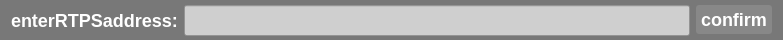
<?xml version="1.0" encoding="UTF-8"?>
<ui version="4.0">
 <class>Form</class>
 <widget class="QWidget" name="Form">
  <property name="geometry">
   <rect>
    <x>0</x>
    <y>0</y>
    <width>783</width>
    <height>40</height>
   </rect>
  </property>
  <property name="minimumSize">
   <size>
    <width>0</width>
    <height>40</height>
   </size>
  </property>
  <property name="maximumSize">
   <size>
    <width>16777215</width>
    <height>41</height>
   </size>
  </property>
  <property name="windowTitle">
   <string>Form</string>
  </property>
  <property name="windowIcon">
   <iconset resource="../apprcc.qrc">
    <normaloff>:/img/icon/实时视频流解析.png</normaloff>:/img/icon/实时视频流解析.png</iconset>
  </property>
  <property name="styleSheet">
   <string notr="true">#Form{background:rgba(120,120,120,255)}</string>
  </property>
  <layout class="QHBoxLayout" name="horizontalLayout">
   <property name="topMargin">
    <number>5</number>
   </property>
   <property name="bottomMargin">
    <number>5</number>
   </property>
   <item>
    <widget class="QLabel" name="label">
     <property name="minimumSize">
      <size>
       <width>0</width>
       <height>30</height>
      </size>
     </property>
     <property name="maximumSize">
      <size>
       <width>16777215</width>
       <height>30</height>
      </size>
     </property>
     <property name="styleSheet">
      <string notr="true">QLabel{font-family: &quot;Microsoft YaHei&quot;;
font-size: 18px;
font-weight: bold;
color:white;}</string>
     </property>
     <property name="text">
      <string>enterRTPSaddress:</string>
     </property>
    </widget>
   </item>
   <item>
    <widget class="QLineEdit" name="rtspEdit">
     <property name="minimumSize">
      <size>
       <width>0</width>
       <height>31</height>
      </size>
     </property>
     <property name="styleSheet">
      <string notr="true">background-color: rgb(207, 207, 207);</string>
     </property>
    </widget>
   </item>
   <item>
    <widget class="QPushButton" name="rtspButton">
     <property name="styleSheet">
      <string notr="true">QPushButton{font-family: &quot;Microsoft YaHei&quot;;
font-size: 18px;
font-weight: bold;
color:white;
text-align: center center;
padding-left: 5px;
padding-right: 5px;
padding-top: 4px;
padding-bottom: 4px;
border-style: solid;
border-width: 0px;
border-color: rgba(255, 255, 255, 255);
border-radius: 3px;
background-color: rgba(255,255,255,30);}

QPushButton:focus{outline: none;}

QPushButton::pressed{font-family: &quot;Microsoft YaHei&quot;;
                     font-size: 16px;
                     font-weight: bold;
                     color:rgb(200,200,200);
                     text-align: center center;
                     padding-left: 5px;
                     padding-right: 5px;
                     padding-top: 4px;
                     padding-bottom: 4px;
                     border-style: solid;
                     border-width: 0px;
                     border-color: rgba(255, 255, 255, 255);
                     border-radius: 3px;
                     background-color:  rgba(255,255,255,150);}

QPushButton::hover {
border-style: solid;
border-width: 0px;
border-radius: 0px;
background-color: rgba(255,255,255,50);}</string>
     </property>
     <property name="text">
      <string>confirm</string>
     </property>
    </widget>
   </item>
  </layout>
 </widget>
 <resources>
  <include location="../apprcc.qrc"/>
 </resources>
 <connections/>
</ui>
